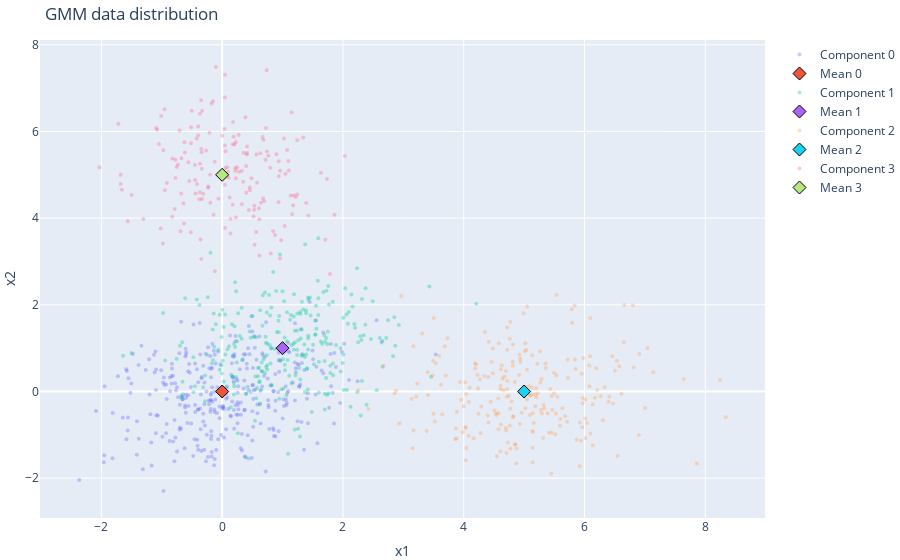

Write notebook code for a chart like this one.
### Code cell
import plotly.graph_objects as go

X_vis, y_vis = Sample_GMM(1000, gmm, default_rng(456))
means = gmm['meanVectors']
num_class = means.shape[0] # 4 classes

fig = go.Figure()

# Plot each component
for c in range(num_class):
    pts = X_vis[y_vis == c]
    fig.add_trace(go.Scatter(
        x=pts[:, 0], y=pts[:, 1],
        mode='markers',
        marker=dict(size=4, opacity=0.35),
        name=f"Component {c}"
    ))
    # Plot the true mean as a diamond
    fig.add_trace(go.Scatter(
        x=[means[c, 0]], y=[means[c, 1]],
        mode='markers',
        marker=dict(size=10, symbol='diamond', line=dict(width=1, color='black')),
        name=f"Mean {c}"
    ))

fig.update_layout(
    title="GMM data distribution",
    xaxis_title="x1",
    yaxis_title="x2",
    legend=dict(x=1.02, y=1.0),
    margin=dict(l=0, r=0, t=40, b=0),
)

fig.show()

### Figure 1 — Plotly figure (JSON) as saved in the notebook; plotly's stock layout.template omitted (floating-point values rounded to 4 significant figures; data arrays with more than 128 entries replaced by an {"elided": "..."} marker saying what was removed)
{"data": [{"marker": {"opacity": 0.35, "size": 4}, "mode": "markers", "name": "Component 0", "type": "scatter", "x": {"elided": "340 float values"}, "y": {"elided": "340 float values"}}, {"marker": {"line": {"color": "black", "width": 1}, "size": 10, "symbol": "diamond"}, "mode": "markers", "name": "Mean 0", "type": "scatter", "x": [0], "y": [0]}, {"marker": {"opacity": 0.35, "size": 4}, "mode": "markers", "name": "Component 1", "type": "scatter", "x": {"elided": "261 float values"}, "y": {"elided": "261 float values"}}, {"marker": {"line": {"color": "black", "width": 1}, "size": 10, "symbol": "diamond"}, "mode": "markers", "name": "Mean 1", "type": "scatter", "x": [1], "y": [1]}, {"marker": {"opacity": 0.35, "size": 4}, "mode": "markers", "name": "Component 2", "type": "scatter", "x": {"elided": "228 float values"}, "y": {"elided": "228 float values"}}, {"marker": {"line": {"color": "black", "width": 1}, "size": 10, "symbol": "diamond"}, "mode": "markers", "name": "Mean 2", "type": "scatter", "x": [5], "y": [0]}, {"marker": {"opacity": 0.35, "size": 4}, "mode": "markers", "name": "Component 3", "type": "scatter", "x": {"elided": "171 float values"}, "y": {"elided": "171 float values"}}, {"marker": {"line": {"color": "black", "width": 1}, "size": 10, "symbol": "diamond"}, "mode": "markers", "name": "Mean 3", "type": "scatter", "x": [0], "y": [5]}], "layout": {"legend": {"x": 1.02, "y": 1}, "margin": {"b": 0, "l": 0, "r": 0, "t": 40}, "title": {"text": "GMM data distribution"}, "xaxis": {"title": {"text": "x1"}}, "yaxis": {"title": {"text": "x2"}}}}
